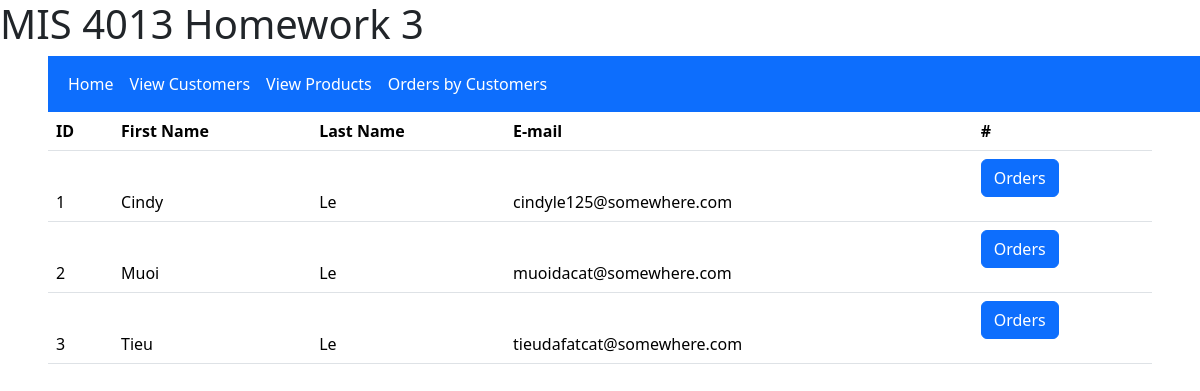
The page /customers.php on the database its author committed.
### tables this page shows
CREATE TABLE `customers` (
  `customer_id` int NOT NULL,
  `first_name` varchar(255) NOT NULL,
  `last_name` varchar(255) NOT NULL,
  `email` varchar(255) NOT NULL
);

### util-db.php (called while the page is built, shortened)
<?php
    function get_all_customers() {
        $conn = get_db_connection();
        try {
            $conn = get_db_connection();
            return mysqli_query($conn, "SELECT c.customer_id, c.first_name,c.last_name,c.email FROM customers c");
        } catch (Exception $e) {
            $conn->close();
            throw $e;
        }
    }
?>

### customers.php (the view, shortened to what this page needs)
<?php
    require "header.php";
    require_once "util-db.php";
    $customers = get_all_customers();
?>
<html>
<body>
    <div class="table-responsive mx-5">
        <table class="table table-hover">
            <thead>
                <tr>
                    <th>ID</th><th>First Name</th><th>Last Name</th><th>E-mail</th><th>#</th>
                </tr>
            </thead>
            <thead>
                    <?php
                        foreach ($customers as $customer) {
                    ?>
                    <tr>
                         <td><?php echo $customer['customer_id']?></td>
                         <td><?php echo $customer['first_name']?></td>
                         <td><?php echo $customer['last_name']?></td>
                         <td><?php echo $customer['email']?></td>
                         <td><form method="post" action="orders.php">
                            <button type="submit" class="btn btn-primary">Orders</button>
                         </form></td>
                    </tr>
                    <?php
                        }
                    ?>
            </thead>
        </table>
    </div>
</body>
</html>

### rows shown on the page
customers: customer_id "1", first_name "Cindy", last_name "Le", email "cindyle125@somewhere.com"
customers: customer_id "2", first_name "Muoi", last_name "Le", email "muoidacat@somewhere.com"
customers: customer_id "3", first_name "Tieu", last_name "Le", email "tieudafatcat@somewhere.com"
